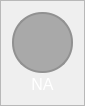
                     <widget class="QFrame" name="frame_ch11">
                      <property name="maximumSize">
                       <size>
                        <width>80</width>
                        <height>150</height>
                       </size>
                      </property>
                      <property name="styleSheet">
                       <string notr="true">QFrame{
	
	border-color: rgb(255, 98, 92);
}

QLabel{
	color: #FFF;
}</string>
                      </property>
                      <property name="frameShape">
                       <enum>QFrame::StyledPanel</enum>
                      </property>
                      <property name="frameShadow">
                       <enum>QFrame::Raised</enum>
                      </property>
                      <layout class="QVBoxLayout" name="verticalLayout_27">
                       <property name="spacing">
                        <number>0</number>
                       </property>
                       <item>
                        <widget class="QFrame" name="frame_ch11_color">
                         <property name="sizePolicy">
                          <sizepolicy hsizetype="Fixed" vsizetype="Fixed">
                           <horstretch>0</horstretch>
                           <verstretch>0</verstretch>
                          </sizepolicy>
                         </property>
                         <property name="minimumSize">
                          <size>
                           <width>61</width>
                           <height>61</height>
                          </size>
                         </property>
                         <property name="maximumSize">
                          <size>
                           <width>1000</width>
                           <height>61</height>
                          </size>
                         </property>
                         <property name="sizeIncrement">
                          <size>
                           <width>1</width>
                           <height>1</height>
                          </size>
                         </property>
                         <property name="styleSheet">
                          <string notr="true">border: 2px solid rgb(145, 145, 145);
border-radius: 30px;
background-color: rgb(169, 169, 169)</string>
                         </property>
                         <property name="frameShape">
                          <enum>QFrame::StyledPanel</enum>
                         </property>
                         <property name="frameShadow">
                          <enum>QFrame::Raised</enum>
                         </property>
                        </widget>
                       </item>
                       <item>
                        <widget class="QLabel" name="label_ch11">
                         <property name="minimumSize">
                          <size>
                           <width>61</width>
                           <height>0</height>
                          </size>
                         </property>
                         <property name="maximumSize">
                          <size>
                           <width>16777215</width>
                           <height>30</height>
                          </size>
                         </property>
                         <property name="font">
                          <font>
                           <pointsize>-1</pointsize>
                           <weight>50</weight>
                           <italic>false</italic>
                           <bold>false</bold>
                          </font>
                         </property>
                         <property name="text">
                          <string>Ch11</string>
                         </property>
                         <property name="alignment">
                          <set>Qt::AlignCenter</set>
                         </property>
                        </widget>
                       </item>
                       <item>
                        <widget class="QLabel" name="label_ch11_value">
                         <property name="minimumSize">
                          <size>
                           <width>61</width>
                           <height>0</height>
                          </size>
                         </property>
                         <property name="maximumSize">
                          <size>
                           <width>16777215</width>
                           <height>30</height>
                          </size>
                         </property>
                         <property name="font">
                          <font>
                           <pointsize>12</pointsize>
                           <weight>50</weight>
                           <italic>false</italic>
                           <bold>false</bold>
                          </font>
                         </property>
                         <property name="styleSheet">
                          <string notr="true">font:12pt</string>
                         </property>
                         <property name="text">
                          <string>NA</string>
                         </property>
                         <property name="alignment">
                          <set>Qt::AlignCenter</set>
                         </property>
                        </widget>
                       </item>
                      </layout>
                     </widget>
